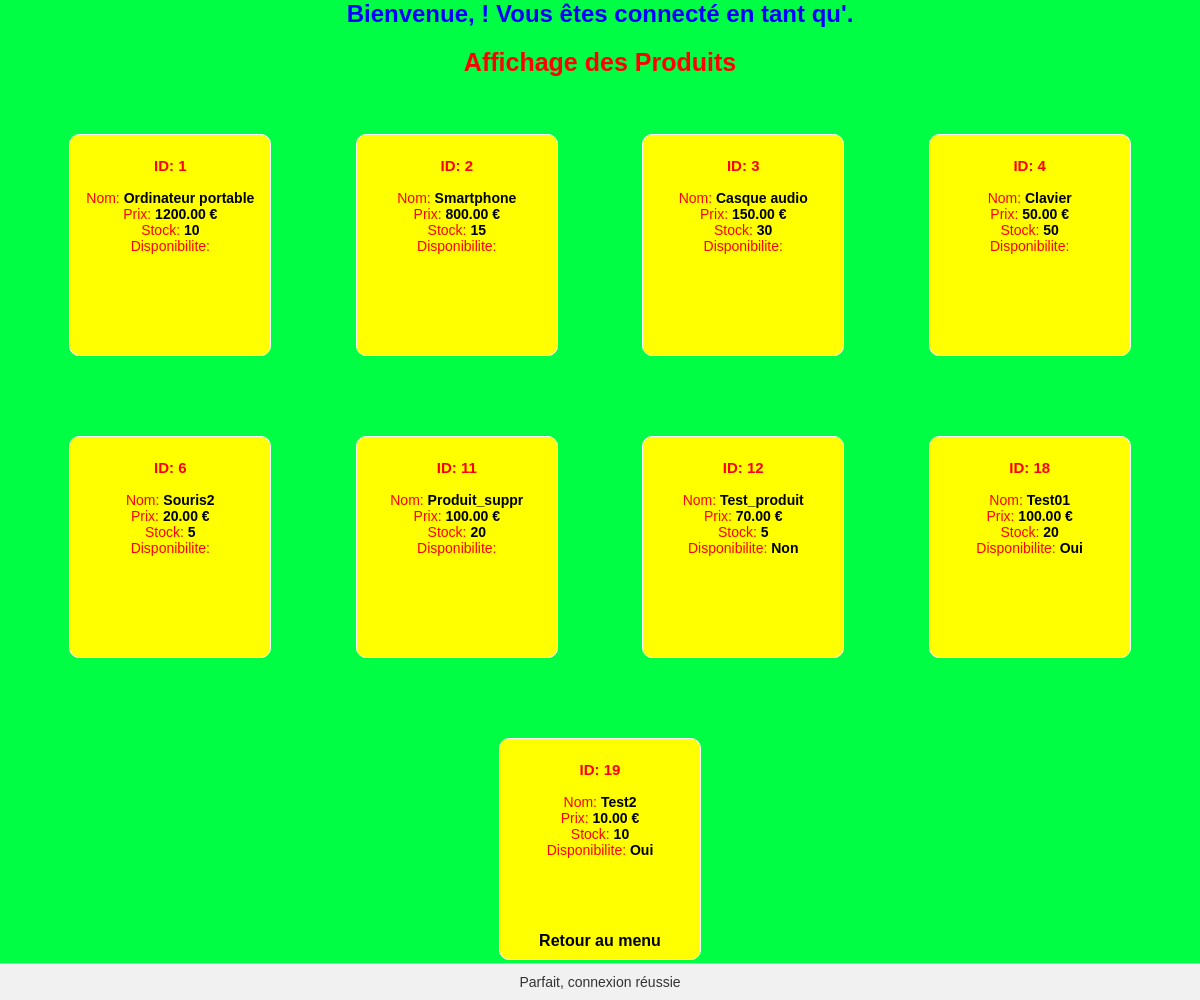
Page /Administrateur/aff_css.php on the committed database.
### tables this page shows
CREATE TABLE IF NOT EXISTS `produits` (
  `id_produit` int(11) NOT NULL AUTO_INCREMENT,
  `nom_produit` varchar(255) DEFAULT NULL,
  `prix` decimal(10,2) DEFAULT NULL,
  `stock` int(11) DEFAULT NULL,
  `disponibilite` varchar(3) NOT NULL,
  `image` varchar(100) NOT NULL,
  PRIMARY KEY (`id_produit`)
);

### Administrateur/aff_css.php (the view, shortened to what this page needs)
<?php
@include("../connexion.php");
$requete = "SELECT * FROM `produits`";
$resultat = mysqli_query($conn, $requete);
?>
<!DOCTYPE html>
<html lang="fr">
<head>
</head>
<body>
    <div class="session1"><h2>
        <?php
            echo "Bienvenue, " . $_SESSION["login"] . " !";
            echo " Vous êtes connecté en tant qu'" . $_SESSION["fonction"] . ".";
        ?>
    </h2></div>
    <h1>Affichage des Produits</h1>
    <?php while ($produit = mysqli_fetch_array($resultat)) { ?>
        <div class="produit_container">
            <h2 class="produit_titre">ID: <?php echo $produit['id_produit']; ?></h2>
            <p class="produit_details">
                <span>Nom: </span><span class="value"><?php echo $produit['nom_produit']; ?></span><br>
                <span>Prix: </span><span class="value"><?php echo $produit['prix']; ?> €</span><br>
                <span>Stock: </span><span class="value"><?php echo $produit['stock']; ?></span><br>
                <span>Disponibilite: </span><span class="value"><?php echo $produit['disponibilite']; ?></span>
            </p>
        </div>
    <?php } ?>
    <a href="menu1.php">Retour au menu</a>
</body>
</html>

### Administrateur/aff_css.php (style rules this page uses)
body { font-family: Arial, sans-serif; background-color: #00ff44; margin: 0; padding: 0; text-align: center; }
h1 { font-size: 25px; font-weight: bold; color: red; margin-top: 20px; }
.produit_container { border-radius: 10px; border: 1px solid white; background-color: yellow; width: 15%; height: 200px; text-align: center; margin: 5px; padding: 10px; display: inline-block; margin: 40px; }
.produit_titre { color: red; font-size: 15px; font-weight: bold; }
.produit_details span { color: red; font-size: 14px; }
.produit_details span.value { font-weight: bold; color: black; }
a { position: fixed; bottom: 50px; left: 50%; transform: translateX(-50%); text-decoration: none; color: black; font-weight: bold; }
.session1 { color: blue; }

### rows in the picture
produits: id_produit "1", nom_produit "Ordinateur portable", prix "1200.00", stock "10"
produits: id_produit "2", nom_produit "Smartphone", prix "800.00", stock "15"
produits: id_produit "3", nom_produit "Casque audio", prix "150.00", stock "30"
produits: id_produit "4", nom_produit "Clavier", prix "50.00", stock "50"
produits: id_produit "6", nom_produit "Souris2", prix "20.00", stock "5"
produits: id_produit "11", nom_produit "Produit_suppr", prix "100.00", stock "20"
produits: id_produit "12", nom_produit "Test_produit", prix "70.00", stock "5", disponibilite "Non"
produits: id_produit "18", nom_produit "Test01", prix "100.00", stock "20", disponibilite "Oui"
produits: id_produit "19", nom_produit "Test2", prix "10.00", stock "10", disponibilite "Oui"
